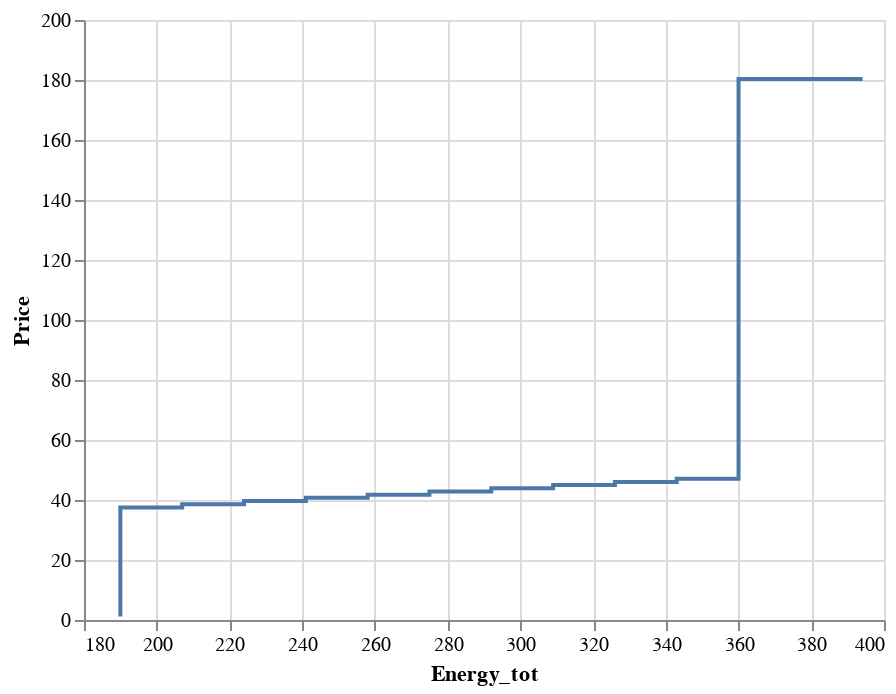

The cell this chart's notebook holds for it:
### Code cell
alt.Chart(df_plot).mark_line(interpolate='step-before').encode(
    x='Energy_tot:Q', 
    y='Price:Q'
)

### Figure 1 — Vega-Lite specification as saved in the notebook (floating-point values rounded to 4 significant figures)
{"config": {"view": {"continuousWidth": 400, "continuousHeight": 300}}, "data": {"name": "data-3b2d79951985438bc07c5e7fecd93d15"}, "mark": {"type": "line", "interpolate": "step-before"}, "encoding": {"x": {"type": "quantitative", "field": "Energy_tot"}, "y": {"type": "quantitative", "field": "Price"}}, "$schema": "https://vega.github.io/schema/vega-lite/v4.8.1.json", "datasets": {"data-3b2d79951985438bc07c5e7fecd93d15": [{"Pot_max": 394.1, "Year": 2020, "Month": 2, "Day": 1, "Period": 20, "Block": 1, "Price": 1.13, "Energy": 190.0, "Date": "2020-02-01T00:00:00", "Weekday": "Saturday", "Energy_tot": 190.0, "Marg_Price": 39.63}, {"Pot_max": 394.1, "Year": 2020, "Month": 2, "Day": 1, "Period": 20, "Block": 2, "Price": 37.53, "Energy": 17.0, "Date": "2020-02-01T00:00:00", "Weekday": "Saturday", "Energy_tot": 207.0, "Marg_Price": 39.63}, {"Pot_max": 394.1, "Year": 2020, "Month": 2, "Day": 1, "Period": 20, "Block": 3, "Price": 38.59, "Energy": 17.0, "Date": "2020-02-01T00:00:00", "Weekday": "Saturday", "Energy_tot": 224.0, "Marg_Price": 39.63}, {"Pot_max": 394.1, "Year": 2020, "Month": 2, "Day": 1, "Period": 20, "Block": 4, "Price": 39.66, "Energy": 17.0, "Date": "2020-02-01T00:00:00", "Weekday": "Saturday", "Energy_tot": 241.0, "Marg_Price": 39.63}, {"Pot_max": 394.1, "Year": 2020, "Month": 2, "Day": 1, "Period": 20, "Block": 5, "Price": 40.72, "Energy": 17.0, "Date": "2020-02-01T00:00:00", "Weekday": "Saturday", "Energy_tot": 258.0, "Marg_Price": 39.63}, {"Pot_max": 394.1, "Year": 2020, "Month": 2, "Day": 1, "Period": 20, "Block": 6, "Price": 41.78, "Energy": 17.0, "Date": "2020-02-01T00:00:00", "Weekday": "Saturday", "Energy_tot": 275.0, "Marg_Price": 39.63}, {"Pot_max": 394.1, "Year": 2020, "Month": 2, "Day": 1, "Period": 20, "Block": 7, "Price": 42.84, "Energy": 17.0, "Date": "2020-02-01T00:00:00", "Weekday": "Saturday", "Energy_tot": 292.0, "Marg_Price": 39.63}, {"Pot_max": 394.1, "Year": 2020, "Month": 2, "Day": 1, "Period": 20, "Block": 8, "Price": 43.91, "Energy": 17.0, "Date": "2020-02-01T00:00:00", "Weekday": "Saturday", "Energy_tot": 309.0, "Marg_Price": 39.63}, {"Pot_max": 394.1, "Year": 2020, "Month": 2, "Day": 1, "Period": 20, "Block": 9, "Price": 44.97, "Energy": 17.0, "Date": "2020-02-01T00:00:00", "Weekday": "Saturday", "Energy_tot": 326.0, "Marg_Price": 39.63}, {"Pot_max": 394.1, "Year": 2020, "Month": 2, "Day": 1, "Period": 20, "Block": 10, "Price": 46.03, "Energy": 17.0, "Date": "2020-02-01T00:00:00", "Weekday": "Saturday", "Energy_tot": 343.0, "Marg_Price": 39.63}, {"Pot_max": 394.1, "Year": 2020, "Month": 2, "Day": 1, "Period": 20, "Block": 11, "Price": 47.09, "Energy": 17.0, "Date": "2020-02-01T00:00:00", "Weekday": "Saturday", "Energy_tot": 360.0, "Marg_Price": 39.63}, {"Pot_max": 394.1, "Year": 2020, "Month": 2, "Day": 1, "Period": 20, "Block": 12, "Price": 180.3, "Energy": 34.1, "Date": "2020-02-01T00:00:00", "Weekday": "Saturday", "Energy_tot": 394.1, "Marg_Price": 39.63}]}}
